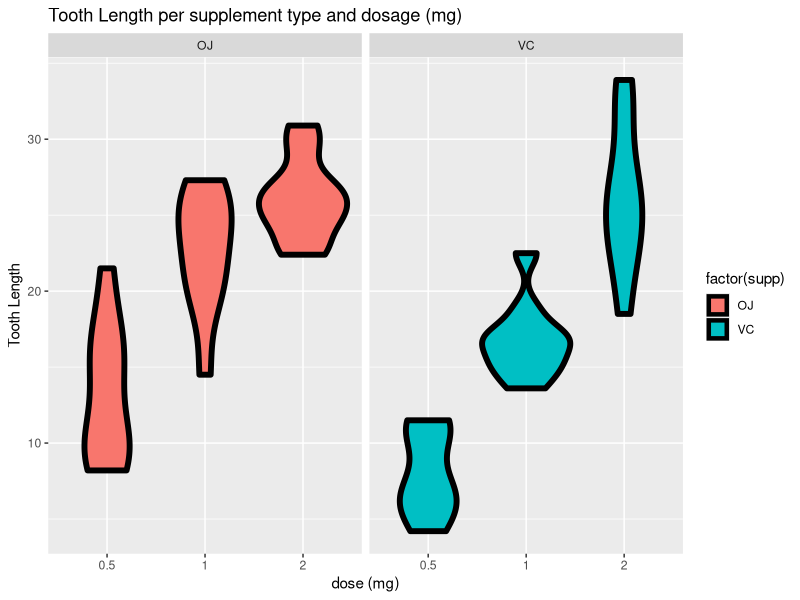
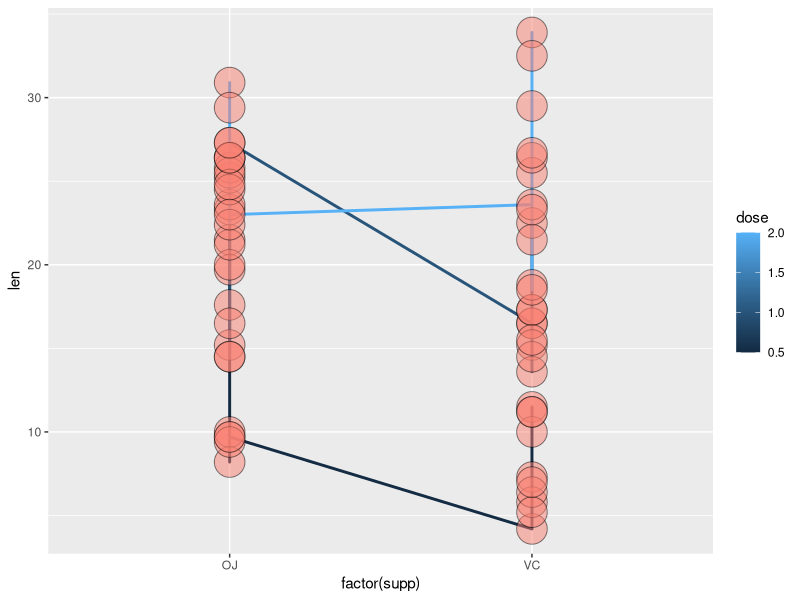

The R script that drew these images, in order: (Note: this script raises an error after producing the figures.)
## ---- chunk 1
require(datasets)
require(ggplot2)
require(plyr)
      
data(ToothGrowth)
## ---- chunk 2
head(ToothGrowth)
summary(ToothGrowth)

##aggregate data
ToothGrowth.Summary <- ddply(ToothGrowth,.(dose,supp),summarise,len.avg=mean(len))
        
g <- ggplot(data=ToothGrowth, aes(x=factor(dose), y=len, fill=factor(supp))) +
        facet_grid(. ~ supp) +
       ## geom_bar(stat="identity") +
        geom_violin(col = "black", size = 2) +
        
        ylab('Tooth Length') + 
        xlab('dose (mg)') + 
        ggtitle('Tooth Length per supplement type and dosage (mg)')
g


g <- ggplot(data=ToothGrowth, aes(x = factor(supp), y = len, group = factor(dose))) +
        geom_line(size = 1, aes(colour = dose)) + 
        geom_point(size =10, pch = 21, fill = "salmon", alpha = .5)
g

## ---- chunk 3

t.test(len ~ supp, paired = F,var.equal=F, data = ToothGrowth)
## ---- chunk 4
tooth.D05 <- subset(ToothGrowth, dose == 0.5)
tooth.D1 <- subset(ToothGrowth, dose == 1.0)
tooth.D2 <- subset(ToothGrowth, dose == 2.0)

rbind(        
c('0.5mg conf interval',t.test(len ~ supp, paired = F, var.equal= F,data = tooth.D05)$conf),
c('1.0mg conf interval',t.test(len ~ supp, paired = F, var.equal= F,data = tooth.D1)$conf),
c('2.0mg conf interval',t.test(len ~ supp, paired = F, var.equal= F,data = tooth.D2)$conf)
)

